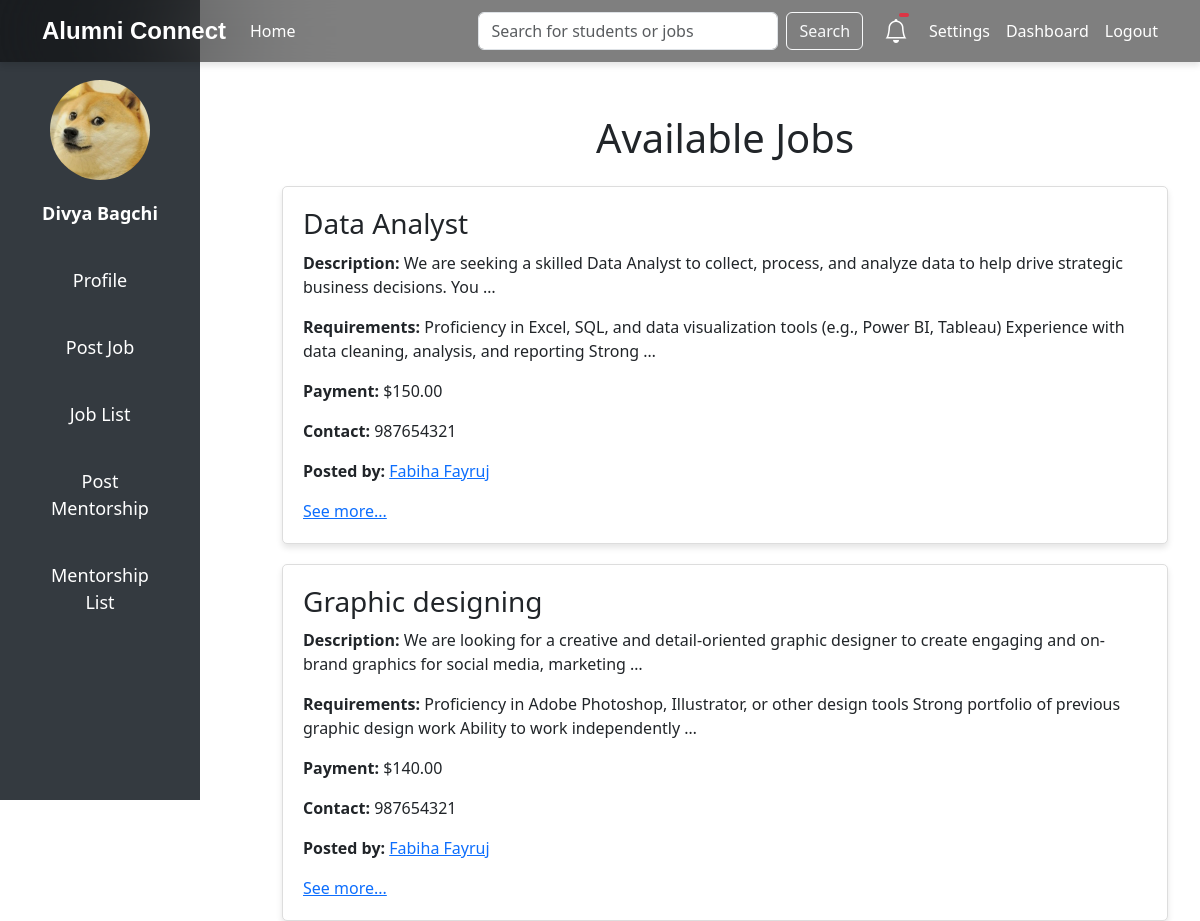
The app's page /jobs/ (signed in) with its own data.
### base/models.py (models this page shows, shortened)
class StudentProfile(models.Model):
    ROLE_CHOICES = [
        ('Student', 'Student'),
        ('Alumni', 'Alumni'),
    ]
    user = models.OneToOneField(User, on_delete=models.CASCADE)
    student_id = models.CharField(max_length=20, unique=True, default="default_student_id")
    full_name = models.CharField(max_length=100, default="Unknown")
    profile_picture = models.ImageField(
        upload_to='profile_pictures/',
        default='default.png',
       validators=[FileExtensionValidator(
    allowed_extensions=['jpg', 'jpeg', 'png', 'gif'],
    message="Only image files with extensions jpg, jpeg, png, or gif are allowed."
)]
    )
    date_of_birth = models.DateField(default=now)
    degree = models.CharField(max_length=50, default="Undeclared")
    graduation_year = models.IntegerField(default=2000, null=True, blank=True)
    CGPA = models.FloatField(null=True, blank=True, default=0.0)
    graduation_certificate = models.FileField(
        upload_to='certificates/',
        default='certificates/default_certificate.pdf',
    )
    role = models.CharField(
        max_length=10,
        choices=ROLE_CHOICES,
        default='Student'
    )
    job_title = models.CharField(max_length=100, blank=True, null=True, default="Unemployed")
    company = models.CharField(max_length=100, blank=True, null=True, default="None")
    industry = models.CharField(max_length=100, blank=True, null=True, default="Unknown")
    tagline = models.CharField(max_length=255, blank=True, null=True, default="No tagline provided")
    location = models.CharField(max_length=100, blank=True, null=True, default="Unknown")
    bio = models.TextField(blank=True, null=True, default="No bio provided")
    work_experience = models.JSONField(blank=True, null=True, default=list)
    certifications = models.JSONField(blank=True, null=True, default=list)
    skills = models.JSONField(blank=True, null=True, default=list)
    projects = models.JSONField(blank=True, null=True, default=list)
    open_to_mentorship = models.BooleanField(default=False)
    offering_referrals = models.BooleanField(default=False)
    awards = models.JSONField(blank=True, null=True, default=list)
    linkedin = models.URLField(blank=True, null=True, default="https://linkedin.com")
    website = models.URLField(blank=True, null=True, default="https://example.com")
    github = models.URLField(blank=True, null=True, default="https://github.com")
    university_name = models.CharField(max_length=100, blank=True, null=True, default="Unknown")
    approved = models.BooleanField(default=False)

class Job(models.Model):
    title = models.CharField(max_length=200)
    description = models.TextField()
    requirements = models.TextField()
    payment = models.DecimalField(max_digits=10, decimal_places=2)
    post_approved = models.BooleanField(default=False)
    contact_information = models.CharField(max_length=255)
    poster = models.ForeignKey(User, on_delete=models.CASCADE, related_name='posted_jobs', default=1)
    created_at = models.DateTimeField(auto_now_add=True)
    updated_at = models.DateTimeField(auto_now=True)
    interested_users = models.ManyToManyField(User, related_name='interested_jobs', blank=True)

### base/views.py (the view)
# urls.py: path('jobs/', views.job_list, name='job_list'),
@login_required
def job_list(request):
    jobs = Job.objects.filter(post_approved=True).select_related('poster__studentprofile').prefetch_related('interested_users')
    return render(request, 'job_list.html', {'jobs': jobs})

### Templates/job_list.html (shortened to what this page needs)
<!DOCTYPE html>
<html lang="en">
<head>
    <link href="https://cdn.jsdelivr.net/npm/bootstrap@5.3.0/dist/css/bootstrap.min.css" rel="stylesheet">
    <link href="https://cdn.jsdelivr.net/npm/bootstrap-icons/font/bootstrap-icons.css" rel="stylesheet">
</head>
<body>
    {% include 'sidebar.html' %}
    {% include 'navbar_1.html' %}
    <div class="content">
        <div class="container">
            <h1 class="text-center my-4">Available Jobs</h1>
            {% for job in jobs %}
            <div class="job-card">
                <h3>{{ job.title }}</h3>
                <p>
                    <strong>Description:</strong>
                    {{ job.description|truncatewords:20 }}
                </p>
                <p>
                    <strong>Requirements:</strong>
                    {{ job.requirements|truncatewords:20 }}
                </p>
                <p><strong>Payment:</strong> ${{ job.payment }}</p>
                <p><strong>Contact:</strong> {{ job.contact_information }}</p>
                <p><strong>Posted by:</strong> <a href="{% url 'profile' job.poster.id %}">{{ job.poster.studentprofile.full_name }}</a></p>
                <a href="{% url 'job_detail' job.id %}">See more...</a>
            </div>
            {% endfor %}
        </div>
    </div>
</body>
</html>

### Templates/sidebar.html (shortened to what this page needs)
<!DOCTYPE html>
<html lang="en">
<head>
    <link href="https://cdn.jsdelivr.net/npm/bootstrap@5.3.0/dist/css/bootstrap.min.css" rel="stylesheet">
</head>
<body>
    <div class="sidebar">
        <img src="{{ user.studentprofile.profile_picture.url|default:'/media/profile_pictures/default.png' }}" alt="Profile Picture" data-bs-toggle="modal" data-bs-target="#profilePictureModal">
        <p class="user-name">{{ user.studentprofile.full_name }}</p>
        <a href="{% url 'profile' request.user.id %}">Profile</a>
        <a href="{% url 'job_post' %}">Post Job</a>
        <a href="{% url 'job_list' %}">Job List</a>
        <a href="{% url 'mentorship_post' %}">Post Mentorship</a>
        <a href="{% url 'mentorship_list' %}">Mentorship List</a>
    </div>
</body>
</html>

### Templates/job_list.html (style rules this page uses)
body { margin: 0; padding: 0; background-color: #f8f9fa; font-family: Arial, sans-serif; }
.job-card { background-color: #fff; border: 1px solid #ddd; padding: 20px; border-radius: 5px; margin-bottom: 20px; box-shadow: 0 4px 6px rgba(0, 0, 0, 0.1); }
.job-card h3 { margin-bottom: 10px; }
.content { margin-left: 200px; margin-top: 70px; padding: 20px; }

### Templates/sidebar.html (style rules this page uses)
body { margin: 0; padding: 0; display: flex; height: 100vh; background-color: #f8f9fa; }
.sidebar { width: 200px; background-color: #343a40; color: white; display: flex; flex-direction: column; align-items: center; padding: 80px 0 20px; position: fixed; height: 100vh; }
.sidebar img { width: 100px; height: 100px; border-radius: 50%; object-fit: cover; margin-bottom: 20px; cursor: pointer; }
.sidebar a { color: white; text-decoration: none; font-size: 18px; margin: 10px 0; width: 50%; text-align: center; padding: 10px 0; border-radius: 5px; }
.content { margin-left: 250px; padding: 20px; flex: 1; }
.user-name { color: white; font-size: 18px; font-weight: bold; margin-bottom: 20px; text-align: center; }

### records on screen
Job: title "Data Analyst", description "We are seeking a skilled Data Analyst to collect, process, and analyze data to help drive strategic business decisions. You …", requirements "Proficiency in Excel, SQL, and data visualization tools (e.g., Power BI, Tableau) Experience with data cleaning, analysis, and reporting Strong …", payment "150.00", contact_information "987654321", poster.studentprofile.full_name "Fabiha Fayruj"
Job: title "Graphic designing", description "We are looking for a creative and detail-oriented graphic designer to create engaging and on-brand graphics for social media, marketing …", requirements "Proficiency in Adobe Photoshop, Illustrator, or other design tools Strong portfolio of previous graphic design work Ability to work independently …", payment "140.00", contact_information "987654321", poster.studentprofile.full_name "Fabiha Fayruj"

### other values on screen
{{ user.studentprofile.full_name }} "Divya Bagchi"
